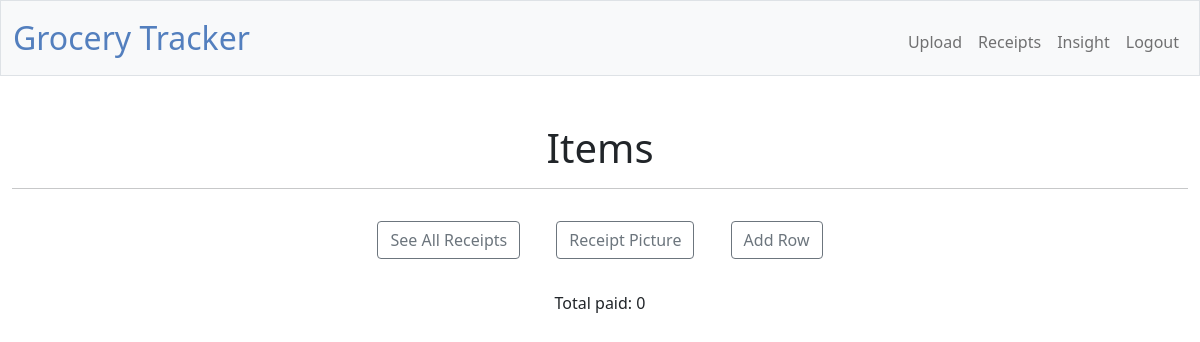
Before: /items?receipt_id=130 (signed in) with the older database file.
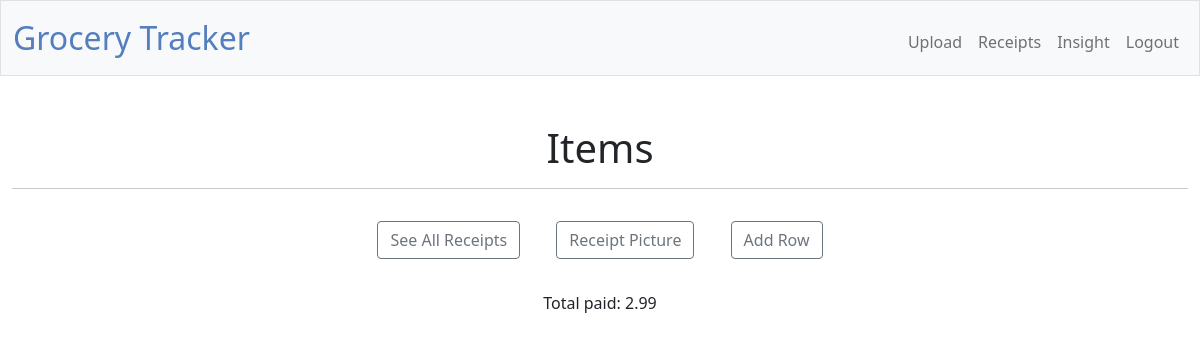
After: the same page with the newer database file.
### g_tracker/models.py (models this page shows, shortened)
class Receipt(db.Model):
    __tablename__ = "receipt"
    receipt_id = db.Column(db.Integer, primary_key=True)
    person_id = db.Column(db.Integer, db.ForeignKey("person.person_id"), nullable=False)
    shop_name = db.Column(db.Text, index=True)
    total = db.Column(db.Float, nullable=False)
    shopping_date = db.Column(db.DateTime)
    person = db.relationship("Person", backref="receipt")
    items = db.relationship("Item", backref="receipt", cascade="all, delete-orphan")
    scan = db.relationship("Scan")
    __table_args__ = (
        db.UniqueConstraint('person_id', 'shopping_date', name='_person_shopping_date_uc'),
    )

### g_tracker/item_table.py (the view)
@bp.route('/items')
@login_required
def items():
    receipt_id = request.args.get('receipt_id')
    if receipt_id:
        current_app.config['RECEIPT_ID'] = int(receipt_id)
    try:
        receipt_id = current_app.config.get('RECEIPT_ID', 1)
        receipt_total = db.session.execute(select(Receipt).where(Receipt.receipt_id == receipt_id)) \
                                            .first()[0].total
        print(f"RECEIPT TOTAL {receipt_total}")
    except (AttributeError, IndexError, TypeError) as e:
        receipt_total = 0
    with current_app.app_context():
        return render_template('item_table.html', receipt_total=receipt_total)

### g_tracker/models.py (called while the page is built)
@login.user_loader
def load_user(person_id):
    return Person.query.get(int(person_id))

### g_tracker/templates/item_table.html (shortened to what this page needs)
{% extends "layout.html" %}
{% block main %}
    <div>
      <h1>Items</h1>
      <hr>
    </div>
    <a class="btn btn-outline-secondary m-3" href="{{ url_for('item_table.receipts') }}">See All Receipts</a>
    <a class="btn btn-outline-secondary m-3" href="{{ url_for('item_table.photo') }}" target="_blank">Receipt Picture</a>
    <button class="btn btn-outline-secondary m-3" id="add-row-button">Add Row</button>
    <div class="total-price mx-auto p-3">Total paid: <div class="d-inline" id="receipt-total">{{receipt_total}}</div></div>
{% endblock %}

### g_tracker/templates/layout.html (shortened to what this page needs)
<!DOCTYPE html>
<html lang="en">
    <head>
        <link rel="stylesheet" href="https://cdnjs.cloudflare.com/ajax/libs/font-awesome/5.13.0/css/all.min.css">
        <link href="https://cdn.jsdelivr.net/npm/bootstrap@5.1.3/dist/css/bootstrap.min.css" rel="stylesheet">
        <link href="/static/styles.css" rel="stylesheet">
        <link href="https://unpkg.com/gridjs/dist/theme/mermaid.min.css" rel="stylesheet" />
    </head>
    <body>
        <nav class="bg-light border navbar navbar-expand-md navbar-light">
            <div class="container-fluid">
                <a class="navbar-brand" href="/"><span class="blue">Grocery Tracker</span></a>
                <div class="collapse navbar-collapse" id="navbar">
                    <ul class="navbar-nav ms-auto mt-2">
                        {% if current_user.is_anonymous %}
                        <li class="nav-item"><a class="nav-link" href="/">About</a></li>
                        {% else %}
                        <li class="nav-item"><a class="nav-link" href="/scan">Upload</a></li>
                        {% endif %}
                        {% if current_user.is_authenticated %}
                        <li class="nav-item"><a class="nav-link" href="/receipts">Receipts</a></li>
                        {% endif %}
                        {% if current_user.is_authenticated %}
                        <li class="nav-item"><a class="nav-link" href="/insight">Insight</a></li>
                        {% endif %}
                        {% if current_user.is_anonymous %}
                        <li class="nav-item"><a class="nav-link" href="/login">Login</a></li>
                        {% else %}
                        <li class="nav-item"><a class="nav-link" href="/logout">Logout</a></li>
                        {% endif %}
                    </ul>
                </div>
            </div>
        </nav>
        <main class="container-fluid py-5 text-center" id="content">
            {% block main %}{% endblock %}
        </main>
    </body>
</html>

### g_tracker/static/styles.css (style rules this page uses)
nav .navbar-brand { font-size: xx-large; }
nav .navbar-brand .blue { color: #537fbe; }

Changed rows visible on the page:
added Receipt: total "2.99"
Other visible differences:
{{ receipt_total }}: "0" → (not shown)
